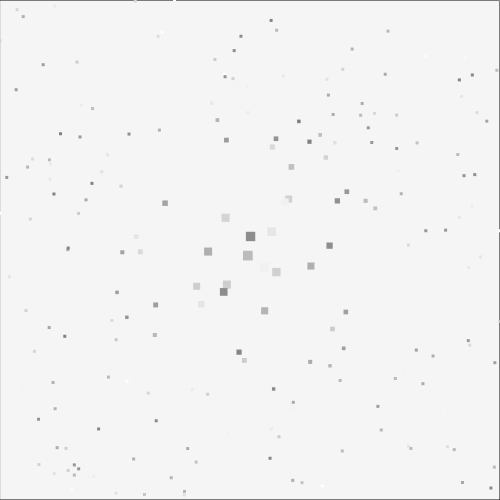
Frame 1 (no input)
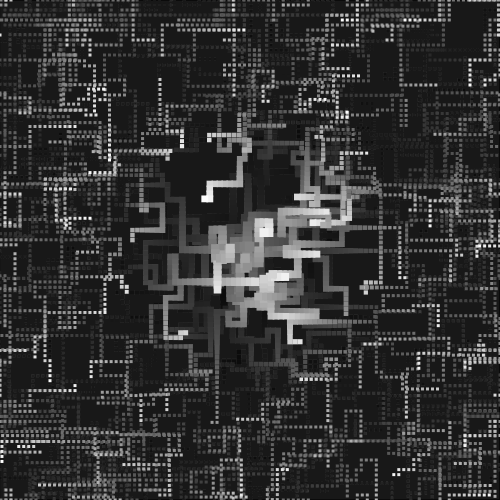
Frame 60 (no input)
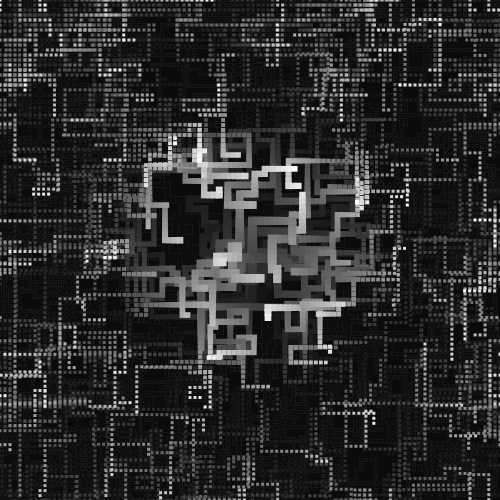
Frame 120 (the mouse pressed at the canvas centre since frame 60)

The p5.js sketch that drew these frames (run headless with seeded random() and noise() and a simulated clock; from frame 60 on, the mouse is pressed at the canvas centre):

// p5.js sketch
// ── sketch.js
// an array of crawlers
var crawlers = [];

function setup() {
  createCanvas(500, 500);

  // create a bunch of crawlers
  for (var i = 0; i < 200; i++) {
    var temp = new Crawler(random(width), random(height));

    // put this crawler into our array
    crawlers.push(temp);
  }
}

function draw() {
  rectMode(CORNER);
  fill(0, 10);
  rect(0, 0, width, height);

  // draw our crawlers
  for (var i = 0; i < crawlers.length; i++) {
    crawlers[i].move();
    crawlers[i].display();
  }
}

class Crawler {

  constructor(x, y) {
    // store position
    this.x = x;
    this.y = y;

    // store perlin noise offset
    this.noiseLocation = random(10000);

    // store a random greyscale color
    this.c = random(128, 255);
  }

  // movement function
  move() {
    if (noise(this.noiseLocation) < 0.35) {
      this.x -= 5;
    } else if (noise(this.noiseLocation) < 0.50) {
      this.y += 5;
    } else if (noise(this.noiseLocation) < 0.65) {
      this.x += 5;
    } else {
      this.y -= 5;
    }

    // wrap around
    if (this.x > width) {
      this.x = 0;
    }
    if (this.x < 0) {
      this.x = width;
    }
    if (this.y > height) {
      this.y = 0;
    }
    if (this.y < 0) {
      this.y = height;
    }

    // advance noise location
    this.noiseLocation += 0.1;
  }

  // display function
  display() {
    fill(this.c);

    if (dist(this.x, this.y, width / 2, height / 2) < 150) {
      var s = map(dist(this.x, this.y, width / 2, height / 2), 0, 150, 10, 3);
    } else {
      var s = 3;
    }

    noStroke();
    rectMode(CENTER);
    rect(this.x, this.y, s, s);
  }
}
